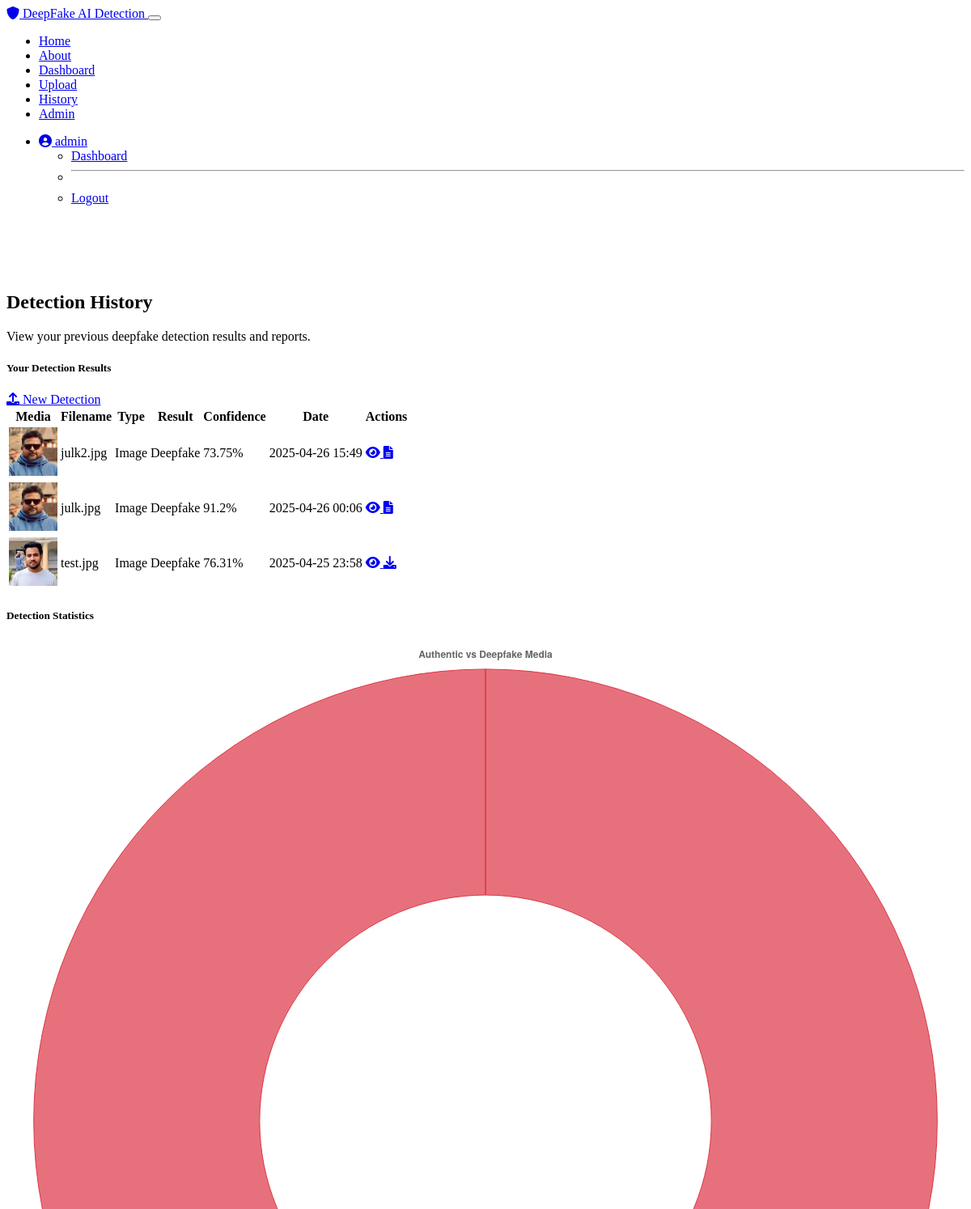
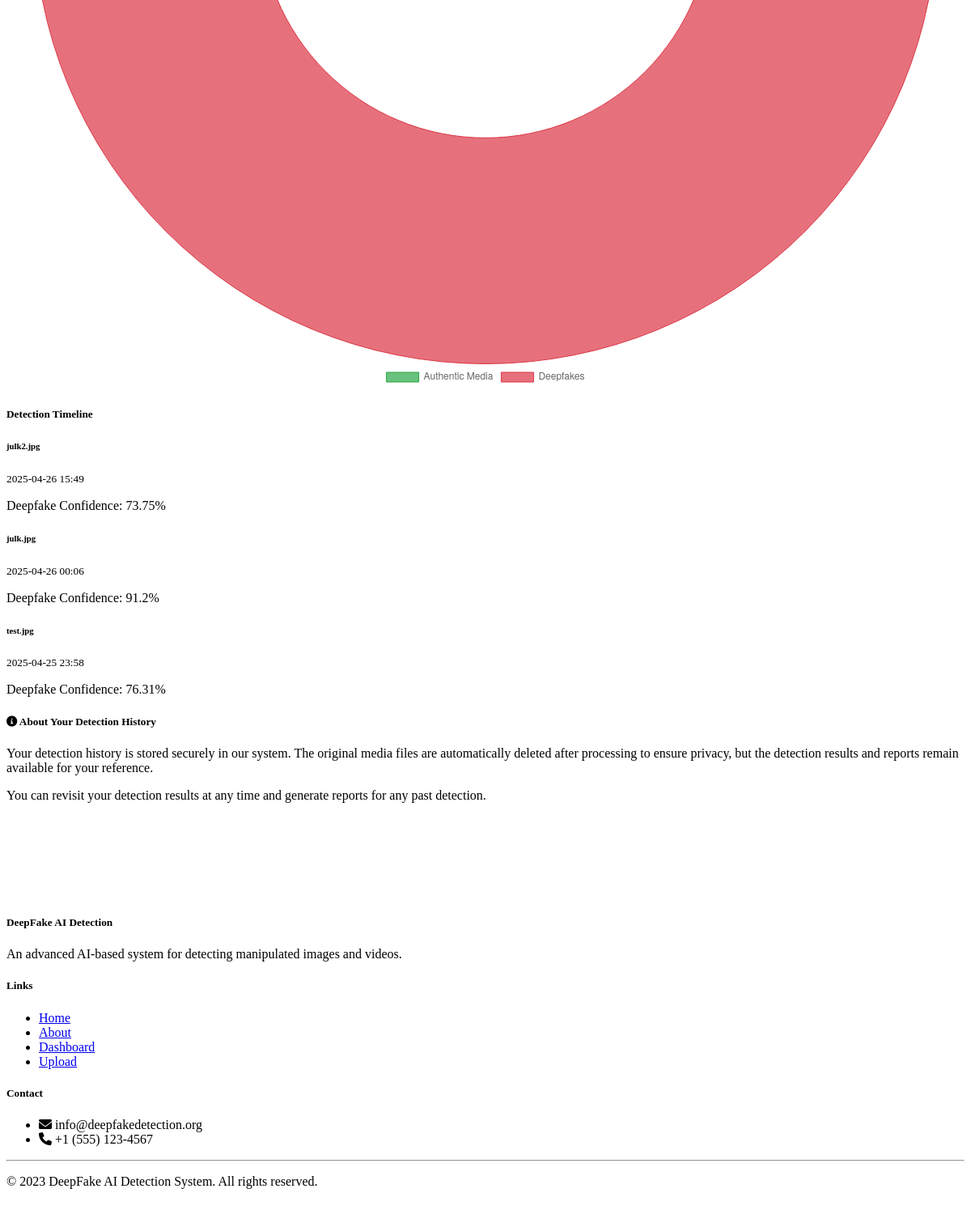
The page /history (signed in) on the database its author committed (2 pictures, top to bottom).
### models.py (models this page shows, shortened)
class User(UserMixin, db.Model):
    id = db.Column(db.Integer, primary_key=True)
    username = db.Column(db.String(64), unique=True, nullable=False)
    email = db.Column(db.String(120), unique=True, nullable=False)
    password_hash = db.Column(db.String(256), nullable=False)
    is_admin = db.Column(db.Boolean, default=False)
    created_at = db.Column(db.DateTime, default=datetime.utcnow)
    detection_results = db.relationship('DetectionResult', backref='user', lazy=True)
    reports = db.relationship('Report', backref='user', lazy=True)

class DetectionResult(db.Model):
    id = db.Column(db.Integer, primary_key=True)
    user_id = db.Column(db.Integer, db.ForeignKey('user.id'), nullable=False)
    media_id = db.Column(db.Integer, db.ForeignKey('media.id'), nullable=False)
    is_deepfake = db.Column(db.Boolean, nullable=False)
    confidence_score = db.Column(db.Float, nullable=False)
    heatmap_path = db.Column(db.String(255), nullable=True)
    created_at = db.Column(db.DateTime, default=datetime.utcnow)
    report = db.relationship('Report', backref='detection_result', lazy=True, uselist=False)

class Media(db.Model):
    id = db.Column(db.Integer, primary_key=True)
    filename = db.Column(db.String(255), nullable=False)
    media_type = db.Column(db.String(10), nullable=False)  # 'image' or 'video'
    original_filename = db.Column(db.String(255), nullable=False)
    created_at = db.Column(db.DateTime, default=datetime.utcnow)
    processed = db.Column(db.Boolean, default=False)
    detection_result = db.relationship('DetectionResult', backref='media', lazy=True, uselist=False)

### routes.py (the view)
@app.route('/history')
@login_required
def history():
    results = DetectionResult.query.filter_by(user_id=current_user.id).order_by(DetectionResult.created_at.desc()).all()
    return render_template('history.html', results=results)

### models.py (called while the page is built)
@login_manager.user_loader
def load_user(user_id):
    return User.query.get(int(user_id))

### templates/history.html (shortened to what this page needs)
{% extends "layout.html" %}
{% block content %}
<div class="row mt-4">
    <div class="col-md-12">
        <h2>Detection History</h2>
        <p>View your previous deepfake detection results and reports.</p>
    </div>
</div>
<div class="row mt-4">
    <div class="col-md-12">
        <div class="card">
            <div class="card-header bg-dark text-white d-flex justify-content-between align-items-center">
                <h5 class="mb-0">Your Detection Results</h5>
                <div>
                    <a href="{{ url_for('upload') }}" class="btn btn-sm btn-info">
                        <i class="fas fa-upload me-1"></i> New Detection
                    </a>
                </div>
            </div>
            <div class="card-body">
                {% if results %}
                <div class="table-responsive">
                    <table class="table table-hover history-table">
                        <thead>
                            <tr>
                                <th>Media</th>
                                <th>Filename</th>
                                <th>Type</th>
                                <th>Result</th>
                                <th>Confidence</th>
                                <th>Date</th>
                                <th>Actions</th>
                            </tr>
                        </thead>
                        <tbody>
                            {% for result in results %}
                            <tr>
                                <td>
                                    {% if result.media.media_type == 'image' %}
                                    <img src="{{ url_for('static', filename='uploads/' + result.media.filename) }}" alt="Thumbnail" class="img-thumbnail">
                                    {% else %}
                                    <div class="text-center">
                                        <i class="fas fa-film fa-2x"></i>
                                    </div>
                                    {% endif %}
                                </td>
                                <td>{{ result.media.original_filename }}</td>
                                <td>{{ result.media.media_type|capitalize }}</td>
                                <td>
                                    {% if result.is_deepfake %}
                                    <span class="badge bg-danger">Deepfake</span>
                                    {% else %}
                                    <span class="badge bg-success">Authentic</span>
                                    {% endif %}
                                </td>
                                <td>{{ (result.confidence_score * 100)|round(2) }}%</td>
                                <td>{{ result.created_at.strftime('%Y-%m-%d %H:%M') }}</td>
                                <td>
                                    <a href="{{ url_for('results', result_id=result.id) }}" class="btn btn-sm btn-info mb-1" data-bs-toggle="tooltip" title="View Details">
                                        <i class="fas fa-eye"></i>
                                    </a>
                                    {% if result.report %}
                                    <a href="{{ url_for('download_report', report_id=result.report.id) }}" class="btn btn-sm btn-outline-info mb-1" data-bs-toggle="tooltip" title="Download Report">
                                        <i class="fas fa-download"></i>
                                    </a>
                                    {% else %}
                                    <a href="{{ url_for('generate_report_route', result_id=result.id) }}" class="btn btn-sm btn-outline-secondary mb-1" data-bs-toggle="tooltip" title="Generate Report">
                                        <i class="fas fa-file-alt"></i>
                                    </a>
                                    {% endif %}
                                </td>
                            </tr>
                            {% endfor %}
                        </tbody>
                    </table>
                </div>
                {% endif %}
            </div>
        </div>
    </div>
</div>
{% if results %}
<div class="row mt-4">
    <div class="col-md-6">
        <div class="card">
            <div class="card-header bg-dark text-white">
                <h5 class="mb-0">Detection Statistics</h5>
            </div>
            <div class="card-body">
                <div class="text-center">
                    <canvas id="historyChart" width="400" height="300"
                        data-real="{{ results|selectattr('is_deepfake', 'equalto', false)|list|length }}"
                        data-fake="{{ results|selectattr('is_deepfake', 'equalto', true)|list|length }}">
                    </canvas>
                </div>
            </div>
        </div>
    </div>
    <div class="col-md-6">
        <div class="card">
            <div class="card-header bg-dark text-white">
                <h5 class="mb-0">Detection Timeline</h5>
            </div>
            <div class="card-body">
                <div class="list-group">
                    {% for result in results[:5] %}
                    <div class="list-group-item list-group-item-action">
                        <div class="d-flex w-100 justify-content-between">
                            <h6 class="mb-1">{{ result.media.original_filename }}</h6>
                            <small>{{ result.created_at.strftime('%Y-%m-%d %H:%M') }}</small>
                        </div>
                        <p class="mb-1">
                            {% if result.is_deepfake %}
                            <span class="badge bg-danger">Deepfake</span>
                            {% else %}
                            <span class="badge bg-success">Authentic</span>
                            {% endif %}
                            <span class="ms-2">Confidence: {{ (result.confidence_score * 100)|round(2) }}%</span>
                        </p>
                    </div>
                    {% endfor %}
                </div>
            </div>
        </div>
    </div>
</div>
{% endif %}
<div class="row mt-4">
    <div class="col-md-12">
        <div class="alert alert-info">
            <h5><i class="fas fa-info-circle"></i> About Your Detection History</h5>
            <p>Your detection history is stored securely in our system. The original media files are automatically deleted after processing to ensure privacy, but the detection results and reports remain available for your reference.</p>
            <p>You can revisit your detection results at any time and generate reports for any past detection.</p>
        </div>
    </div>
</div>
{% endblock %}
{% block scripts %}
<script>
    // This script initializes the history chart
    document.addEventListener('DOMContentLoaded', function() {
        initializeCharts();
    });
</script>
{% endblock %}

### templates/layout.html (shortened to what this page needs)
<!DOCTYPE html>
<html lang="en">
<head>
    <link rel="stylesheet" href="https://cdn.replit.com/agent/bootstrap-agent-dark-theme.min.css">
    <link rel="stylesheet" href="https://cdnjs.cloudflare.com/ajax/libs/font-awesome/6.0.0/css/all.min.css">
    <link rel="stylesheet" href="{{ url_for('static', filename='css/styles.css') }}">
</head>
<body>
    <nav class="navbar navbar-expand-lg navbar-dark bg-dark fixed-top">
        <div class="container">
            <a class="navbar-brand" href="{{ url_for('index') }}">
                <i class="fas fa-shield-alt"></i> DeepFake AI Detection
            </a>
            <button class="navbar-toggler" type="button" data-bs-toggle="collapse" data-bs-target="#navbarNav" aria-controls="navbarNav" aria-expanded="false" aria-label="Toggle navigation">
            </button>
            <div class="collapse navbar-collapse" id="navbarNav">
                <ul class="navbar-nav me-auto">
                    <li class="nav-item">
                        <a class="nav-link {% if request.path == url_for('index') %}active{% endif %}" href="{{ url_for('index') }}">Home</a>
                    </li>
                    <li class="nav-item">
                        <a class="nav-link {% if request.path == url_for('about') %}active{% endif %}" href="{{ url_for('about') }}">About</a>
                    </li>
                    {% if current_user.is_authenticated %}
                    <li class="nav-item">
                        <a class="nav-link {% if request.path == url_for('dashboard') %}active{% endif %}" href="{{ url_for('dashboard') }}">Dashboard</a>
                    </li>
                    <li class="nav-item">
                        <a class="nav-link {% if request.path == url_for('upload') %}active{% endif %}" href="{{ url_for('upload') }}">Upload</a>
                    </li>
                    <li class="nav-item">
                        <a class="nav-link {% if request.path == url_for('history') %}active{% endif %}" href="{{ url_for('history') }}">History</a>
                    </li>
                    {% if current_user.is_admin %}
                    <li class="nav-item">
                        <a class="nav-link {% if request.path == url_for('admin_dashboard') %}active{% endif %}" href="{{ url_for('admin_dashboard') }}">Admin</a>
                    </li>
                    {% endif %}
                    {% endif %}
                </ul>
                <ul class="navbar-nav">
                    {% if current_user.is_authenticated %}
                    <li class="nav-item dropdown">
                        <a class="nav-link dropdown-toggle" href="#" id="userDropdown" role="button" data-bs-toggle="dropdown" aria-expanded="false">
                            <i class="fas fa-user-circle"></i> {{ current_user.username }}
                        </a>
                        <ul class="dropdown-menu dropdown-menu-end" aria-labelledby="userDropdown">
                            <li><a class="dropdown-item" href="{{ url_for('dashboard') }}">Dashboard</a></li>
                            <li><hr class="dropdown-divider"></li>
                            <li><a class="dropdown-item" href="{{ url_for('logout') }}">Logout</a></li>
                        </ul>
                    </li>
                    {% endif %}
                </ul>
            </div>
        </div>
    </nav>
    <div class="main-content">
        <div class="container">
            {% block content %}{% endblock %}
        </div>
    </div>
    <footer class="bg-dark text-light">
        <div class="container">
            <div class="row">
                <div class="col-md-6">
                    <h5>DeepFake AI Detection</h5>
                    <p>An advanced AI-based system for detecting manipulated images and videos.</p>
                </div>
                <div class="col-md-3">
                    <h5>Links</h5>
                    <ul class="list-unstyled">
                        <li><a href="{{ url_for('index') }}" class="text-light">Home</a></li>
                        <li><a href="{{ url_for('about') }}" class="text-light">About</a></li>
                        {% if current_user.is_authenticated %}
                        <li><a href="{{ url_for('dashboard') }}" class="text-light">Dashboard</a></li>
                        <li><a href="{{ url_for('upload') }}" class="text-light">Upload</a></li>
                        {% else %}
                        <li><a href="{{ url_for('login') }}" class="text-light">Login</a></li>
                        <li><a href="{{ url_for('register') }}" class="text-light">Register</a></li>
                        {% endif %}
                    </ul>
                </div>
                <div class="col-md-3">
                    <h5>Contact</h5>
                    <ul class="list-unstyled">
                        <li><i class="fas fa-envelope"></i> info@deepfakedetection.org</li>
                        <li><i class="fas fa-phone"></i> +1 (555) 123-4567</li>
                    </ul>
                </div>
            </div>
            <hr class="mt-3 mb-3">
            <div class="row">
                <div class="col-md-12 text-center">
                    <p>&copy; 2023 DeepFake AI Detection System. All rights reserved.</p>
                </div>
            </div>
        </div>
    </footer>
    {% block scripts %}{% endblock %}
</body>
</html>

### static/css/styles.css (style rules this page uses)
.main-content { padding-top: 70px; padding-bottom: 30px; min-height: calc(100vh - 200px); }
footer { padding: 40px 0; margin-top: 2rem; }
.card { transition: transform 0.3s ease, box-shadow 0.3s ease; }
.history-table img { max-width: 80px; max-height: 60px; object-fit: cover; }

### rows shown on the page
User: username "admin"
DetectionResult: filename (picture), media.original_filename "julk2.jpg", media.media_type "Image", is_deepfake "Deepfake", (result.confidence_score*100)|round(2) "73.75", created_at "2025-04-26 15:49"
DetectionResult: filename (picture), media.original_filename "julk.jpg", media.media_type "Image", is_deepfake "Deepfake", (result.confidence_score*100)|round(2) "91.2", created_at "2025-04-26 00:06"
DetectionResult: filename (picture), media.original_filename "test.jpg", media.media_type "Image", is_deepfake "Deepfake", (result.confidence_score*100)|round(2) "76.31", created_at "2025-04-25 23:58"
